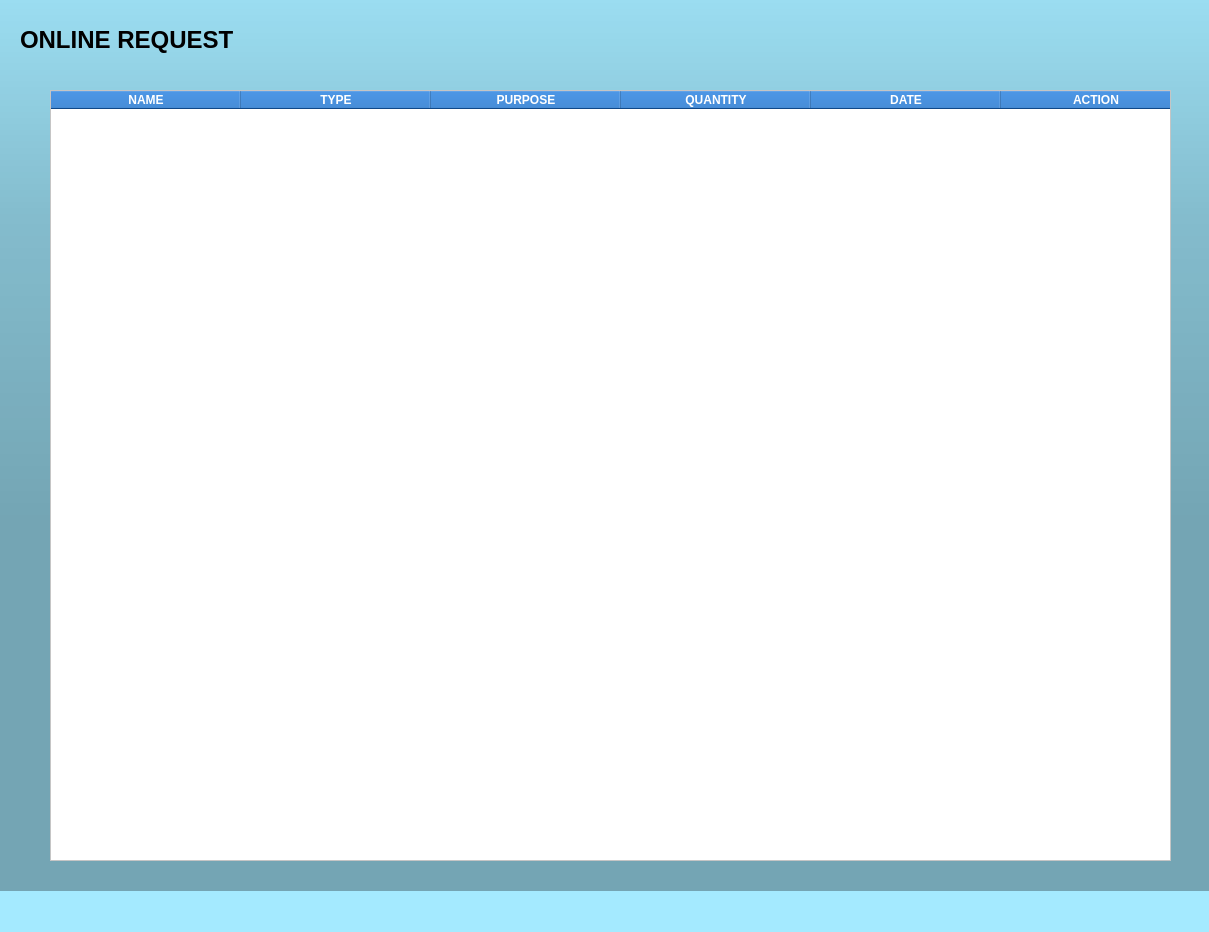
<?xml version="1.0" encoding="UTF-8"?>
<ui version="4.0">
 <class>MainWindow</class>
 <widget class="QMainWindow" name="MainWindow">
  <property name="geometry">
   <rect>
    <x>0</x>
    <y>0</y>
    <width>1209</width>
    <height>932</height>
   </rect>
  </property>
  <property name="windowTitle">
   <string>MainWindow</string>
  </property>
  <property name="styleSheet">
   <string notr="true">background-color: rgb(164, 234, 255);</string>
  </property>
  <widget class="QWidget" name="centralwidget">
   <widget class="QLabel" name="label">
    <property name="geometry">
     <rect>
      <x>0</x>
      <y>-30</y>
      <width>1221</width>
      <height>921</height>
     </rect>
    </property>
    <property name="styleSheet">
     <string notr="true">background-color: qlineargradient(spread:pad, x1:0, y1:0, x2:0, y2:0.715909, stop:0 rgba(0, 0, 0, 9), stop:0.375 rgba(0, 0, 0, 50), stop:0.835227 rgba(0, 0, 0, 75));</string>
    </property>
    <property name="text">
     <string/>
    </property>
   </widget>
   <widget class="QTableWidget" name="tableWidget">
    <property name="geometry">
     <rect>
      <x>50</x>
      <y>90</y>
      <width>1121</width>
      <height>771</height>
     </rect>
    </property>
    <property name="styleSheet">
     <string notr="true">QHeaderView::section {
	background-color: #1565C0; color: white; font-weight: bold;
}

QTableWidget{
	
	background-color: rgb(255, 255, 255);
}</string>
    </property>
    <property name="horizontalScrollBarPolicy">
     <enum>Qt::ScrollBarAlwaysOff</enum>
    </property>
    <property name="rowCount">
     <number>0</number>
    </property>
    <property name="columnCount">
     <number>6</number>
    </property>
    <attribute name="horizontalHeaderCascadingSectionResizes">
     <bool>false</bool>
    </attribute>
    <attribute name="horizontalHeaderDefaultSectionSize">
     <number>190</number>
    </attribute>
    <attribute name="horizontalHeaderMinimumSectionSize">
     <number>50</number>
    </attribute>
    <attribute name="verticalHeaderDefaultSectionSize">
     <number>100</number>
    </attribute>
    <attribute name="verticalHeaderMinimumSectionSize">
     <number>100</number>
    </attribute>
    <column>
     <property name="text">
      <string>NAME</string>
     </property>
    </column>
    <column>
     <property name="text">
      <string>TYPE</string>
     </property>
    </column>
    <column>
     <property name="text">
      <string>PURPOSE</string>
     </property>
    </column>
    <column>
     <property name="text">
      <string>QUANTITY</string>
     </property>
    </column>
    <column>
     <property name="text">
      <string>DATE</string>
     </property>
    </column>
    <column>
     <property name="text">
      <string>ACTION</string>
     </property>
    </column>
   </widget>
   <widget class="QLabel" name="label_2">
    <property name="geometry">
     <rect>
      <x>20</x>
      <y>20</y>
      <width>271</width>
      <height>41</height>
     </rect>
    </property>
    <property name="text">
     <string>&lt;html&gt;&lt;head/&gt;&lt;body&gt;&lt;p&gt;&lt;span style=&quot; font-size:18pt; font-weight:700;&quot;&gt;ONLINE REQUEST&lt;/span&gt;&lt;/p&gt;&lt;/body&gt;&lt;/html&gt;</string>
    </property>
   </widget>
   <zorder>label_2</zorder>
   <zorder>label</zorder>
   <zorder>tableWidget</zorder>
  </widget>
  <widget class="QMenuBar" name="menubar">
   <property name="geometry">
    <rect>
     <x>0</x>
     <y>0</y>
     <width>1209</width>
     <height>26</height>
    </rect>
   </property>
  </widget>
  <widget class="QStatusBar" name="statusbar"/>
 </widget>
 <resources/>
 <connections/>
</ui>
